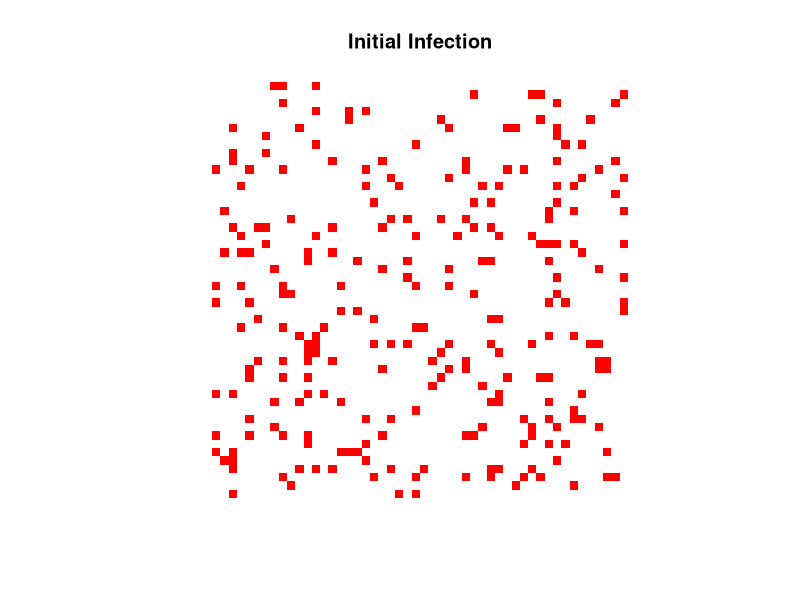
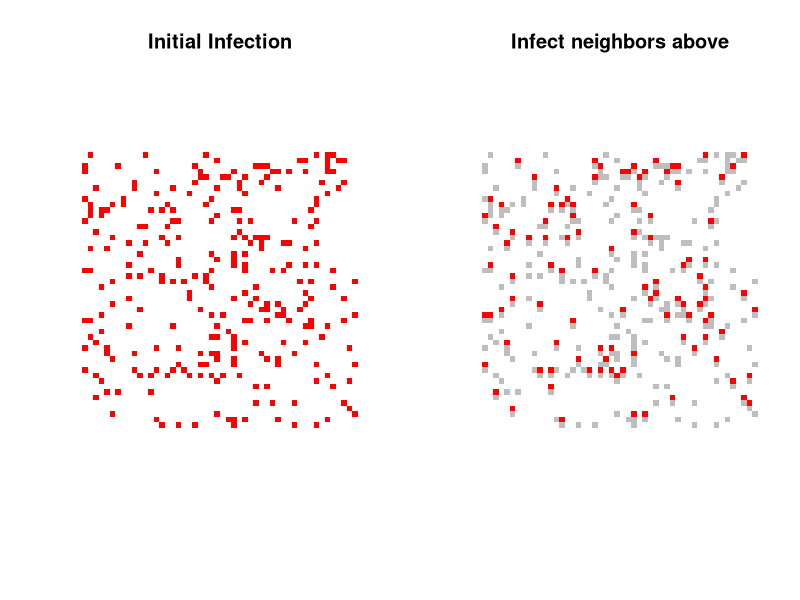
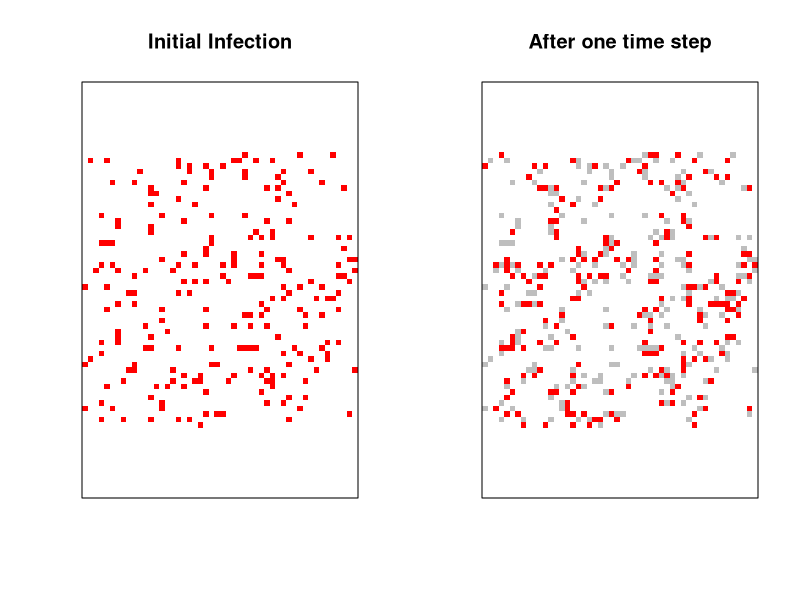

Source code (R) for these figures, in order:
## ---- chunk 1
# practice writing functions
randWalk <- function(n = 50) { # parameter: how many steps to take
  pos <- 0
  vec <- c(0)
  for(i in 1:n){
    pos <- pos + sample(c(-1, 1), size = 1)
    vec <- append(vec, pos)
  }
  vec
}

randWalk(100)

walk2 <- function(n = 50){
  steps <- sample(c(-1, 1), size = n, replace = TRUE)
  cumsum(steps)
}

walk2(100)

# print square numbers of the first 5 integers
for(i in 1:5){ # can also use seq(5)
  print(i^2)
}
## ---- chunk 2
library(tidyverse)
## ---- chunk 3
set.seed(34890)
randInfect <- function(row, col, prob = 0.1){
  X <- matrix(0, row, col) # 0 indicating susceptible
  infected <- sample(c(TRUE, FALSE), row * col, replace = TRUE, prob = c(prob, 1 - prob))
  infected <- matrix(infected, nrow = row)
  X[infected] <- 1 # 1 indicating infected
  X
}

# testing function
randInfect(4, 5) 
## ---- chunk 4
plotInitMatrix <- function(X){
  newX <- apply(X, 2, rev)
  image(t(newX), col = c("white", "red"), axes = FALSE, asp = 1)
  title(main = "Initial Infection")
}

plotMatrix <- function(X, title = "Infection"){
  newX <- apply(X, 2, rev)
  image(t(newX), col = c("white", "red", "gray"), axes = FALSE, asp = 1)
  title(main = title)
}

# testing the function
plotInitMatrix(randInfect(50, 50))
## ---- chunk 5
par(mfrow = c(1, 2))

# infecting upwards (above)
# boolean matrix of those who have had close contact with the cell above
cc_above <- sample(c(FALSE, TRUE), prob = c(0.5, 1 - 0.5), 
                   size = (50 - 1) * 50, replace = TRUE)
cc_above <- matrix(cc_above, nrow = 50 - 1, ncol = 50)
# the inital matrix of cells infected
Y <- randInfect(50, 50)
# boolean matrix of a cell that had close contact with an **infected** cell
new_infection_above <- Y[-1, ] == 1 & cc_above
# applying the new infected cells to the original matrix, including removed cells
Yabove <- Y
Yabove[-50 , ][new_infection_above] <- 1
Yabove[Y == 1] <- 2

plotInitMatrix(Y)
plotMatrix(Yabove, "Infect neighbors above")
## ---- chunk 6
# displays two images side by side
par(mfrow = c(1, 2))

infection <- function(X, prob = 0.125){
  # infecting upwards (above)   -------------------------------------------------------
  # boolean matrix of those who have had close contact with the cell above
  cc_above <- sample(c(TRUE, FALSE), prob = c(prob, 1 - prob), 
                     size = (nrow(X) - 1) * ncol(X), replace = TRUE)
  cc_above <- matrix(cc_above, nrow = nrow(X) - 1, ncol = ncol(X))
  # boolean matrix of a cell that had close contact with an **infected** cell
  new_infection_above <- X[-1, ] == 1 & cc_above
  # applying the new infected cells to the original matrix
  Xabove <- X
  Xabove[-nrow(X) , ][new_infection_above] <- 1
  
  
  # infecting downwards (below) -------------------------------------------------------
  cc_below <- sample(c(TRUE, FALSE), prob = c(prob, 1 - prob), 
                     size = (nrow(X) - 1) * ncol(X), replace = TRUE)
  cc_below <- matrix(cc_below, nrow = nrow(X) - 1, ncol = ncol(X))
  new_infection_below <- X[-nrow(X), ] == 1 & cc_below
  Xbelow <- X
  Xbelow[-1 , ][new_infection_below] <- 1
  
  # infecting to the right      -------------------------------------------------------
  cc_right <- sample(c(TRUE, FALSE), prob = c(prob, 1 - prob), 
                     size = nrow(X) * (ncol(X) - 1), replace = TRUE)
  cc_right <- matrix(cc_right, nrow = nrow(X), ncol = ncol(X) - 1)
  new_infection_right <- X[ , -ncol(X)] == 1 & cc_right
  Xright <- X
  Xright[ , -1][new_infection_right] <- 1
  
  # infecting to the left       -------------------------------------------------------
  cc_left <- sample(c(TRUE, FALSE), prob = c(prob, 1 - prob), 
                     size = nrow(X) * (ncol(X) - 1), replace = TRUE)
  cc_left <- matrix(cc_left, nrow = nrow(X), ncol = ncol(X) - 1)
  new_infection_left <- X[ , -1] == 1 & cc_left
  Xleft <- X
  Xleft[ , -ncol(X)][new_infection_left] <- 1
  
  # infecting northeast         -------------------------------------------------------
  cc_northeast <- sample(c(TRUE, FALSE), prob = c(prob, 1 - prob), 
                   size = (nrow(X) - 1) * (ncol(X) - 1), replace = TRUE)
  cc_northeast <- matrix(cc_northeast, nrow = nrow(X) - 1, ncol = ncol(X) - 1)
  new_infection_northeast <- X[-1, -ncol(X)] == 1 & cc_northeast
  Xnortheast <- X
  Xnortheast[-nrow(X) , -1][new_infection_northeast] <- 1
  
  # infecting southeast         -------------------------------------------------------
  cc_southeast <- sample(c(TRUE, FALSE), prob = c(prob, 1 - prob), 
                   size = (nrow(X) - 1) * (ncol(X) - 1), replace = TRUE)
  cc_southeast <- matrix(cc_southeast, nrow = nrow(X) - 1, ncol = ncol(X) - 1)
  new_infection_southeast <- X[-nrow(X), -ncol(X)] == 1 & cc_southeast
  Xsoutheast <- X
  Xsoutheast[-1 , -1][new_infection_southeast] <- 1  
  
  # infecting northwest         -------------------------------------------------------
  cc_northwest <- sample(c(TRUE, FALSE), prob = c(prob, 1 - prob), 
                   size = (nrow(X) - 1) * (ncol(X) - 1), replace = TRUE)
  cc_northwest <- matrix(cc_northwest, nrow = nrow(X) - 1, ncol = ncol(X) - 1)
  new_infection_northwest <- X[-1, -1] == 1 & cc_northwest
  Xnorthwest <- X
  Xnorthwest[-nrow(X) , -ncol(X)][new_infection_northwest] <- 1  
  
  # infecting southwest         -------------------------------------------------------
  cc_southwest <- sample(c(TRUE, FALSE), prob = c(prob, 1 - prob), 
                   size = (nrow(X) - 1) * (ncol(X) - 1), replace = TRUE)
  cc_southwest <- matrix(cc_southwest, nrow = nrow(X) - 1, ncol = ncol(X) - 1)
  new_infection_southwest <- X[-nrow(X), -1] == 1 & cc_southwest
  Xsouthwest <- X
  Xsouthwest[-1 , -ncol(X)][new_infection_southwest] <- 1    
  
  
  # combine all matrices (do at end)
  newX <- Xbelow | Xabove | Xright | Xleft | Xnortheast | Xsoutheast | Xnorthwest | Xsouthwest
  newX[X == 1] <- 2
  newX
}

# inital infection
initInfect <- randInfect(50, 50)
# spreading the infection
nextInfect <- infection(initInfect)

# plotting
plotInitMatrix(initInfect)
box()
plotMatrix(nextInfect, "After one time step")
box()
